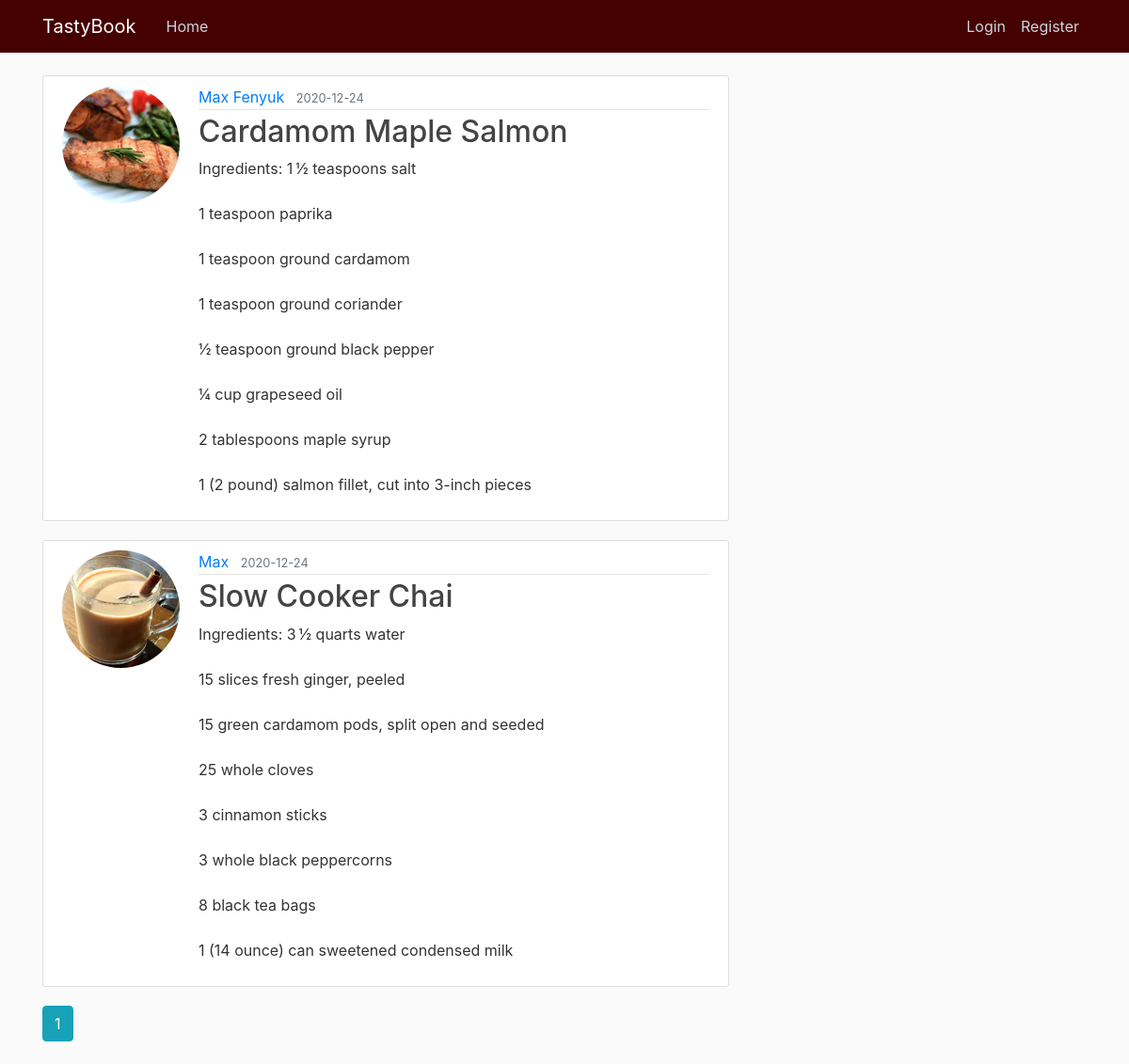
The page /home on the database its author committed.
### flaskblog/models.py (models this page shows, shortened)
class Recipe(db.Model):
	id = db.Column(db.Integer, primary_key=True)
	name = db.Column(db.String(100), nullable=False)
	ingredients = db.Column(db.Text, nullable=False)
	recipe = db.Column(db.Text, nullable=False)
	image_file = db.Column(db.String(20), nullable=False)#, default='default.png')
	date_posted = db.Column(db.DateTime, nullable=False, default=datetime.utcnow)
	user_id = db.Column(db.Integer, db.ForeignKey('user.id'), nullable=False)

class User(db.Model, UserMixin):
	id = db.Column(db. Integer, primary_key=True)
	username = db.Column(db.String(20), unique=True, nullable=False)
	email = db.Column(db.String(120), unique=True, nullable=False)
	image_file = db.Column(db.String(20), nullable=False, default='default.png')
	password = db.Column(db.String(60), nullable=False)
	recipes = db.relationship( 'Recipe', backref='author', lazy=True)
	about_me = db.Column(db.String(140))
	last_seen = db.Column(db.DateTime, default=datetime.utcnow)
	admin = db.Column(db.Boolean())
	notes = db.Column(db.UnicodeText)
	followed = db.relationship(
        'User', secondary=followers,
        primaryjoin=(followers.c.follower_id == id),
        secondaryjoin=(followers.c.followed_id == id),
        backref=db.backref('followers', lazy='dynamic'), lazy='dynamic')

### flaskblog/routes.py (the view)
@app.route("/")
@app.route("/home")
def home():
	page = request.args.get('page', 1, type=int)
	recipes = Recipe.query.order_by(Recipe.date_posted.desc()).paginate(page=page, per_page=5)
	return render_template('home.html', recipes=recipes)

### flaskblog/routes.py (called while the page is built)
@app.before_request
def before_request():
    if current_user.is_authenticated:
        current_user.last_seen = datetime.utcnow()
        db.session.commit()

### flaskblog/templates/home.html
{% extends "layout.html" %}
{% block content %}
    {% for recipe in recipes.items %}
        <article class="media content-section">
          <img class="rounded-circle account-img" src="{{ url_for('static', filename='recipe_pics/' + recipe.image_file) }}">
          <div class="media-body">
            <div class="article-metadata">
              <a class="mr-2" href="{{url_for('user', username=recipe.author.username) }}">{{ recipe.author.username }}</a>
              <small class="text-muted">{{ recipe.date_posted.strftime('%Y-%m-%d') }}</small>
            </div>
            <h2><a class="article-title" href="{{ url_for('recipe', recipe_id=recipe.id) }}">{{ recipe.name }}</a></h2>
            <p class="article-content">Ingredients: {{ recipe.ingredients }}</p>
          </div>
        </article>
    {% endfor %}
    {% for page_num in recipes.iter_pages(left_edge=1, right_edge=1, left_current=1, right_current=2) %}
      {% if page_num %}
        {% if recipes.page == page_num %}
          <a class="btn btn-info mb-4" href="{{ url_for('home', page=page_num) }}">{{ page_num }}</a>
        {% else %}
          <a class="btn btn-outline-info mb-4" href="{{ url_for('home', page=page_num) }}">{{ page_num }}</a>
        {% endif %}
      {% else %}
        ...
      {% endif %}
    {% endfor %}
{% endblock content %}

### flaskblog/templates/layout.html (shortened to what this page needs)
<!DOCTYPE html>
<html>
<head>
    <link rel="stylesheet" href="https://maxcdn.bootstrapcdn.com/bootstrap/4.0.0/css/bootstrap.min.css">
    <link rel="stylesheet" type="text/css" href="{{ url_for('static', filename='Main.css') }}">
</head>
<body>
    <header class="site-header">
      <nav class="navbar navbar-expand-md navbar-dark bg-steel fixed-top">
        <div class="container">
          <a class="navbar-brand mr-4" href="/">TastyBook</a>
          <div class="collapse navbar-collapse" id="navbarToggle">
            <div class="navbar-nav mr-auto">
              <a class="nav-item nav-link" href="{{ url_for('home') }}">Home</a>
            </div>
            <div class="navbar-nav">
              {% if current_user.is_authenticated %}
                <a class="nav-item nav-link" href="{{ url_for('new_recipe') }}">New Recipe</a>
                <a class="nav-item nav-link" href="{{ url_for('account') }}">Account</a>
                <a class="nav-item nav-link" href="{{ url_for('user', username=current_user.username) }}">Profile</a>
                <a class="nav-item nav-link" href="{{ url_for('home_admin') }}">Admin</a>
                <a class="nav-item nav-link" href="{{ url_for('logout') }}">Logout</a>
              {% else %}
                <a class="nav-item nav-link" href="{{ url_for('login') }}">Login</a>
                <a class="nav-item nav-link" href="{{ url_for('register') }}">Register</a>
              {% endif %}
            </div>
          </div>
        </div>
      </nav>
    </header>
    <main role="main" class="container">
      <div class="row">
        <div class="col-md-8">
          {% block content %}{% endblock %}
        </div>
    </main>
</body>
</html>

### flaskblog/static/Main.css (style rules this page uses)
body { background: #fafafa; color: #333333; margin-top: 5rem; }
h1, h2, h3, h4, h5, h6 { color: #444444; }
.bg-steel { background-color: #450000; }
.site-header .navbar-nav .nav-link { color: #cbd5db; }
.content-section { background: #ffffff; padding: 10px 20px; border: 1px solid #dddddd; border-radius: 3px; margin-bottom: 20px; }
.article-title { color: #444444; }
.article-content { white-space: pre-line; }
.article-metadata { padding-bottom: 1px; margin-bottom: 4px; border-bottom: 1px solid #e3e3e3 }
.account-img { height: 125px; width: 125px; margin-right: 20px; margin-bottom: 16px; }

### rows shown on the page
Recipe: image_file (picture), author.username "Max Fenyuk", date_posted "2020-12-24", name "Cardamom Maple Salmon", ingredients "1 ½ teaspoons salt 1 teaspoon paprika 1 teaspoon ground cardamom 1 teaspoon ground coriander ½ teaspoon ground black pepper ¼ cup grapeseed oil 2 tablespoons maple syrup 1 (2 pound) salmon fillet, cut into 3-inch pieces"
Recipe: image_file (picture), author.username "Max", date_posted "2020-12-24", name "Slow Cooker Chai", ingredients "3 ½ quarts water 15 slices fresh ginger, peeled 15 green cardamom pods, split open and seeded 25 whole cloves 3 cinnamon sticks 3 whole black peppercorns 8 black tea bags 1 (14 ounce) can sweetened condensed milk"

### other values the page prints
{{ page_num }} "1"
